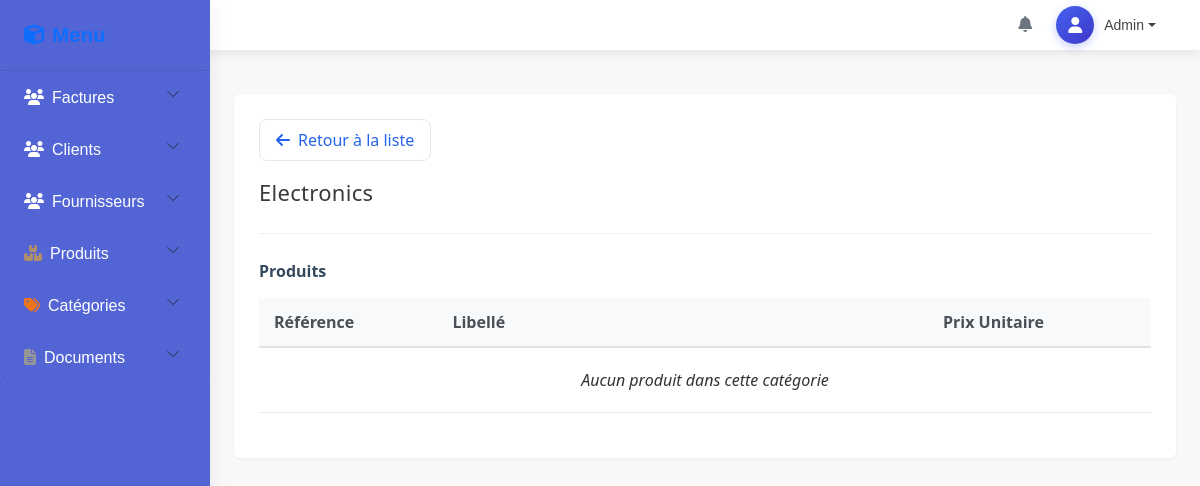
The app's page /categories/show?id=1, older data.
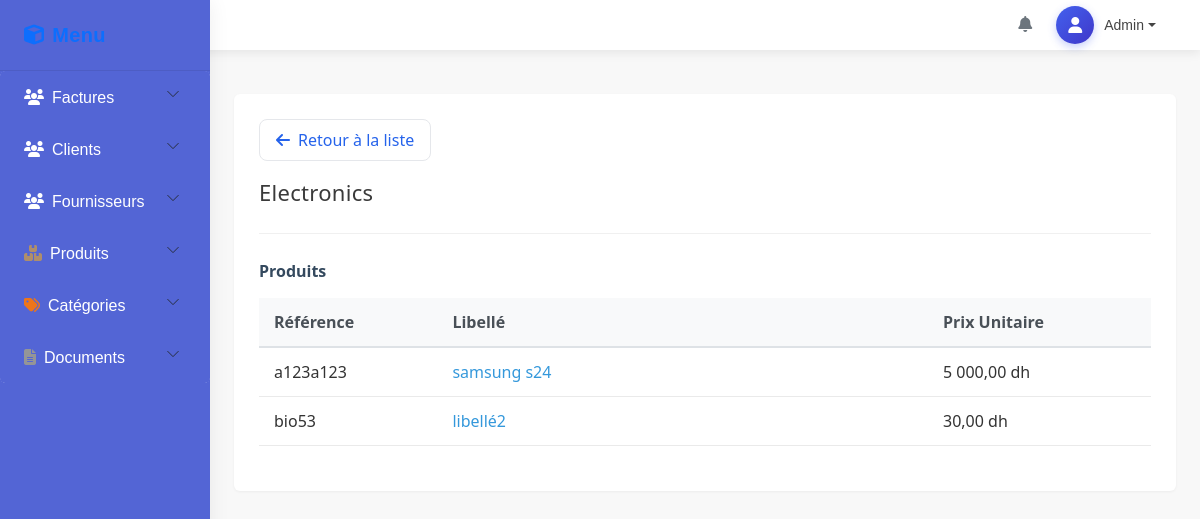
The same page, newer data.
### tables this page shows
CREATE TABLE `produits` (
  `id` int(11) NOT NULL,
  `libelle` varchar(255) NOT NULL,
  `reference` varchar(100) DEFAULT NULL,
  `description_p` text DEFAULT NULL,
  `prix_u` decimal(10,2) NOT NULL,
  `ttva` decimal(10,2) NOT NULL,
  `categorie` int(11) DEFAULT NULL,
  `fournisseur` varchar(150) DEFAULT NULL
);

### app/controllers/CategorieController.php (called while the page is built, shortened)
<?php
require_once MODEL_PATH . '/CategorieModel.php';
class CategorieController
{
    private $categorieModel;
    public function __construct($db)
    {
        $this->categorieModel = new CategorieModel($db);
    }
    public function show() {
        $category = $this->categorieModel->getCategoryById($_GET['id']);
        $produits = $this->categorieModel->getProductsOfCategory($_GET['id']);
        include VIEW_PATH . '/layouts/main.php';
    }
}

### app/models/CategorieModel.php (called while the page is built, shortened)
<?php
class CategorieModel {
    public $db;
    public function __construct($dbConnection) {
        $this->db = $dbConnection;
    }
    public function getCategoryById ($id){
        try {
            $query = "SELECT * FROM categories WHERE id = :id";
            $stmt = $this->db->prepare($query);
            $stmt->execute(['id' => $id]);
            return $stmt->fetch(PDO::FETCH_ASSOC);
        } catch (PDOException $e) {
            error_log("Category by ID error: " . $e->getMessage());
            return null;
        }
    }
    public function getProductsOfCategory ($id) {
        try {
            $query = "SELECT id, libelle, reference, prix_u FROM produits WHERE categorie = :id";
            $stmt = $this->db->prepare($query);
            $stmt->execute(['id' => $id]);
            return $stmt->fetchAll(PDO::FETCH_ASSOC);
        } catch (PDOException $e) {
            error_log("Database error: " . $e->getMessage());
            return [];
        }
    }
}

### app/views/pages/categories/show.php (the view, shortened to what this page needs)
<div class="category-details">
    <a href="/stage/produits" class="back-button">
        <i class="fas fa-arrow-left"></i> Retour à la liste
    </a>
    <div class="category-header">
        <h3><?= htmlspecialchars($category['nom']) ?></h3>
    </div>
    <div class="products-section">
        <p class="section-title">Produits</p>
        <table class="product-table" id="categorieProduits">
            <thead>
                <tr>
                    <th width="20%">Référence</th>
                    <th width="55%">Libellé</th>
                    <th width="25%">Prix Unitaire</th>
                </tr>
            </thead>
            <tbody>
                <?php if (!empty($produits)): ?>
                    <?php foreach ($produits as $produit): ?>
                        <tr>
                            <td><?= htmlspecialchars($produit['reference']) ?></td>
                            <td><a href="/stage/produits/show?id=<?= $produit['id'] ?>" target="_blank"
                                    class="product-link"><?= htmlspecialchars($produit['libelle']) ?></a></td>
                            <td><?= number_format($produit['prix_u'], 2, ',', ' ') ?> dh</td>
                        </tr>
                    <?php endforeach; ?>
                <?php else: ?>
                    <tr>
                        <td colspan="3" class="no-products">Aucun produit dans cette catégorie</td>
                    </tr>
                <?php endif; ?>
            </tbody>
        </table>
    </div>
</div>

Row changes from the older to the newer data that the page shows:
now on this page (row edited): produits: reference "a123a123", libelle "samsung s24", prix_u "5 000,00"
now on this page (row edited): produits: reference "bio53", libelle "libellé2", prix_u "30,00"
Text that changed along with them:
text no longer shown: "Aucun produit dans cette catégorie"
